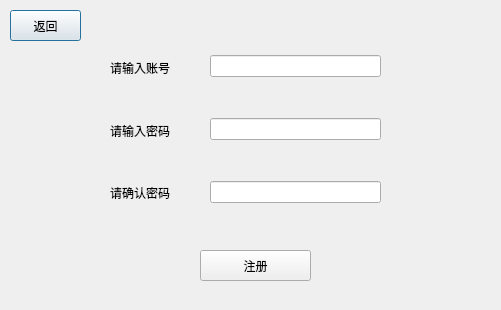
<?xml version="1.0" encoding="UTF-8"?>
<ui version="4.0">
 <class>TeamRegister</class>
 <widget class="QDialog" name="TeamRegister">
  <property name="geometry">
   <rect>
    <x>0</x>
    <y>0</y>
    <width>501</width>
    <height>310</height>
   </rect>
  </property>
  <property name="maximumSize">
   <size>
    <width>501</width>
    <height>310</height>
   </size>
  </property>
  <property name="windowTitle">
   <string>Dialog</string>
  </property>
  <widget class="QPushButton" name="pushButton_2">
   <property name="geometry">
    <rect>
     <x>10</x>
     <y>10</y>
     <width>71</width>
     <height>31</height>
    </rect>
   </property>
   <property name="text">
    <string>返回</string>
   </property>
  </widget>
  <widget class="QWidget" name="verticalLayoutWidget">
   <property name="geometry">
    <rect>
     <x>210</x>
     <y>20</y>
     <width>171</width>
     <height>221</height>
    </rect>
   </property>
   <layout class="QVBoxLayout" name="verticalLayout">
    <item>
     <widget class="QLineEdit" name="lineEdit"/>
    </item>
    <item>
     <widget class="QLineEdit" name="lineEdit_2"/>
    </item>
    <item>
     <widget class="QLineEdit" name="lineEdit_3"/>
    </item>
   </layout>
  </widget>
  <widget class="QPushButton" name="pushButton">
   <property name="geometry">
    <rect>
     <x>200</x>
     <y>250</y>
     <width>111</width>
     <height>31</height>
    </rect>
   </property>
   <property name="text">
    <string>注册</string>
   </property>
  </widget>
  <widget class="QWidget" name="verticalLayoutWidget_2">
   <property name="geometry">
    <rect>
     <x>110</x>
     <y>40</y>
     <width>91</width>
     <height>181</height>
    </rect>
   </property>
   <layout class="QVBoxLayout" name="verticalLayout_2">
    <item>
     <widget class="QLabel" name="label">
      <property name="text">
       <string>请输入账号</string>
      </property>
     </widget>
    </item>
    <item>
     <widget class="QLabel" name="label_2">
      <property name="text">
       <string>请输入密码</string>
      </property>
     </widget>
    </item>
    <item>
     <widget class="QLabel" name="label_3">
      <property name="text">
       <string>请确认密码</string>
      </property>
     </widget>
    </item>
   </layout>
  </widget>
 </widget>
 <resources/>
 <connections/>
</ui>
